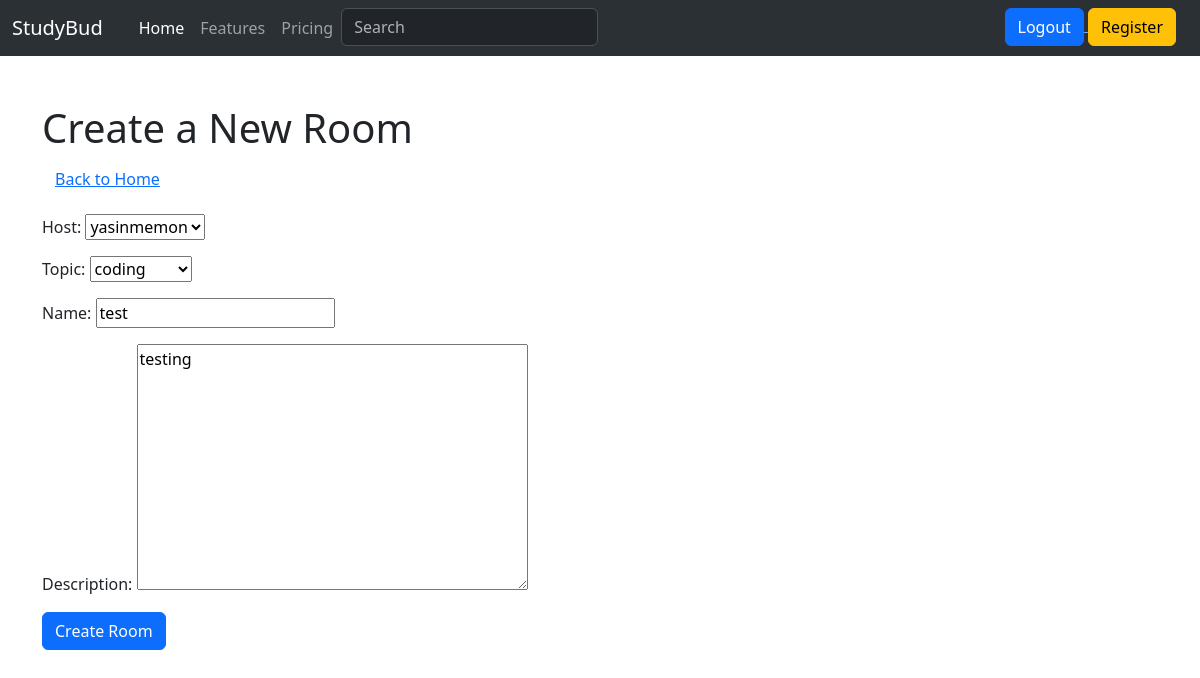
Before: /update-room/5/ (signed in) with the older database file.
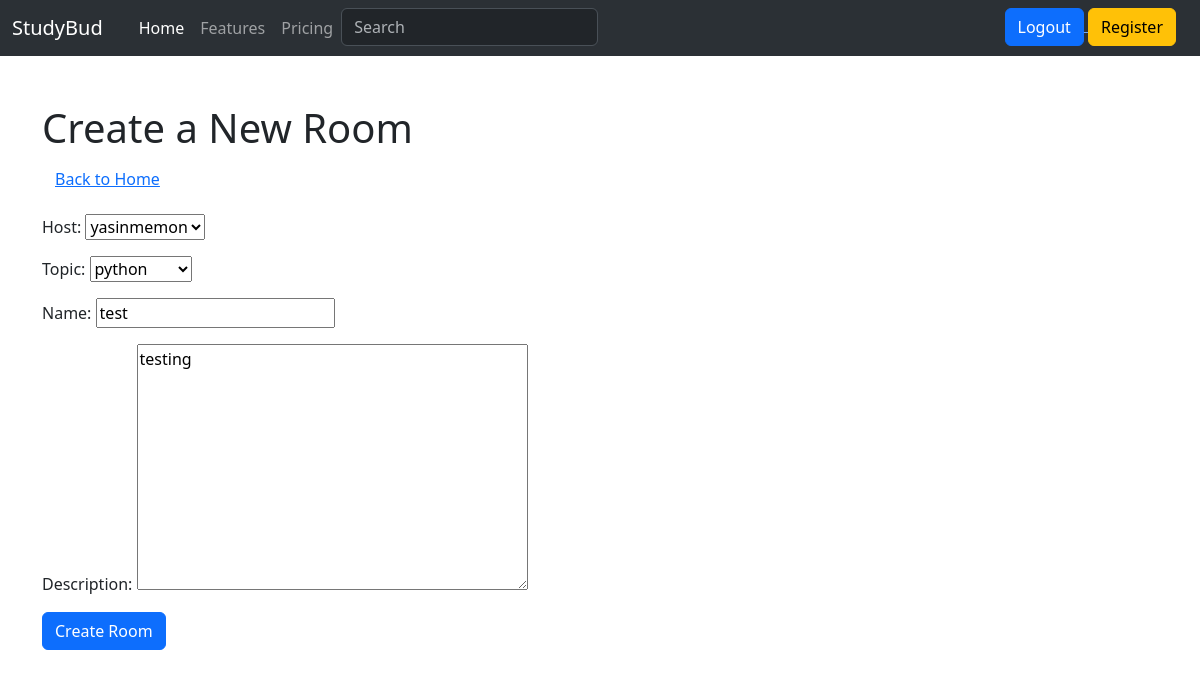
After: the same page with the newer database file.
### base/models.py (models this page shows, shortened)
class Room(models.Model):
    host = models.ForeignKey(User, on_delete=models.SET_NULL, null=True)
    topic = models.ForeignKey(Topic, on_delete=models.SET_NULL, null=True)
    name = models.CharField(max_length=200)
    description = models.TextField(null=True, blank=True)
    updated = models.DateTimeField(auto_now=True)
    created = models.DateTimeField(auto_now_add=True)
    class Meta():
        ordering = ['-updated', '-created']

### base/views.py (the view)
# urls.py: path('update-room/<str:pk>/', views.updateRoom, name='update-room'),
@login_required(login_url='login')
def updateRoom(request, pk):
    room = Room.objects.get(id=pk)
    form = RoomForm(instance=room)
    if request.user != room.host:
        return HttpResponse("You are not allowed here!")
    if request.method == 'POST':
        form = RoomForm(request.POST, instance=room)
        if form.is_valid():
            form.save()
            return redirect('home')
    context = {'form': form}
    return render(request, 'base/room_form.html', context)

### base/forms.py
class RoomForm(ModelForm):
    class Meta:
        model = Room
        fields = '__all__'

### base/models.py (called while the page is built)
    def __str__(self):
        return self.name

### base/templates/base/room_form.html (shortened to what this page needs)
{% extends 'main.html' %}
{% block content %}
<div class="container">
    <h1 class="mt-5">Create a New Room</h1>
    <div>
        <a href="{% url 'home' %}" class="btn btn-link mb-3">Back to Home</a>
    </div>
    <form method="POST" action="">
        {{form.as_p}}
        <button type="submit" class="btn btn-primary">Create Room</button>
    </form>
</div>
{% endblock content %}

Changed rows visible on the page:
changed Room "yasinmemon": topic "coding" → "python"
